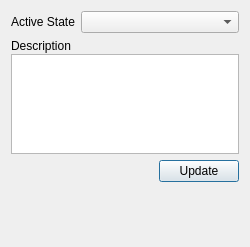
<?xml version="1.0" encoding="UTF-8"?>
<ui version="4.0">
 <class>EditorStateTransition</class>
 <widget class="QFrame" name="EditorStateTransition">
  <property name="geometry">
   <rect>
    <x>0</x>
    <y>0</y>
    <width>250</width>
    <height>247</height>
   </rect>
  </property>
  <property name="sizePolicy">
   <sizepolicy hsizetype="MinimumExpanding" vsizetype="Preferred">
    <horstretch>0</horstretch>
    <verstretch>0</verstretch>
   </sizepolicy>
  </property>
  <property name="minimumSize">
   <size>
    <width>250</width>
    <height>200</height>
   </size>
  </property>
  <property name="windowTitle">
   <string/>
  </property>
  <property name="frameShape">
   <enum>QFrame::NoFrame</enum>
  </property>
  <property name="frameShadow">
   <enum>QFrame::Raised</enum>
  </property>
  <layout class="QVBoxLayout" name="verticalLayout">
   <item>
    <layout class="QHBoxLayout" name="horizontalLayout">
     <item>
      <widget class="QLabel" name="label">
       <property name="sizePolicy">
        <sizepolicy hsizetype="Preferred" vsizetype="Preferred">
         <horstretch>0</horstretch>
         <verstretch>0</verstretch>
        </sizepolicy>
       </property>
       <property name="minimumSize">
        <size>
         <width>50</width>
         <height>0</height>
        </size>
       </property>
       <property name="text">
        <string>Active State</string>
       </property>
      </widget>
     </item>
     <item>
      <widget class="QComboBox" name="activeStateComboBox">
       <property name="sizePolicy">
        <sizepolicy hsizetype="MinimumExpanding" vsizetype="Fixed">
         <horstretch>0</horstretch>
         <verstretch>0</verstretch>
        </sizepolicy>
       </property>
       <property name="minimumSize">
        <size>
         <width>100</width>
         <height>0</height>
        </size>
       </property>
       <property name="toolTip">
        <string>&lt;html&gt;&lt;head/&gt;&lt;body&gt;&lt;p&gt;Select the active state from the list of available states (string).&lt;/p&gt;&lt;/body&gt;&lt;/html&gt;</string>
       </property>
      </widget>
     </item>
    </layout>
   </item>
   <item>
    <layout class="QHBoxLayout" name="horizontalLayout_6">
     <item>
      <layout class="QVBoxLayout" name="verticalLayout_4">
       <property name="spacing">
        <number>1</number>
       </property>
       <item>
        <widget class="QLabel" name="label_5">
         <property name="minimumSize">
          <size>
           <width>80</width>
           <height>0</height>
          </size>
         </property>
         <property name="text">
          <string>Description</string>
         </property>
        </widget>
       </item>
       <item>
        <widget class="QTextEdit" name="descriptionEdit">
         <property name="enabled">
          <bool>true</bool>
         </property>
         <property name="sizePolicy">
          <sizepolicy hsizetype="Expanding" vsizetype="Fixed">
           <horstretch>0</horstretch>
           <verstretch>0</verstretch>
          </sizepolicy>
         </property>
         <property name="minimumSize">
          <size>
           <width>100</width>
           <height>50</height>
          </size>
         </property>
         <property name="maximumSize">
          <size>
           <width>16777215</width>
           <height>100</height>
          </size>
         </property>
         <property name="toolTip">
          <string>&lt;html&gt;&lt;head/&gt;&lt;body&gt;&lt;p&gt;Description of the object.&lt;/p&gt;&lt;/body&gt;&lt;/html&gt;</string>
         </property>
         <property name="frameShape">
          <enum>QFrame::StyledPanel</enum>
         </property>
         <property name="readOnly">
          <bool>true</bool>
         </property>
        </widget>
       </item>
      </layout>
     </item>
    </layout>
   </item>
   <item>
    <layout class="QHBoxLayout" name="horizontalLayout_2">
     <item>
      <spacer name="horizontalSpacer">
       <property name="orientation">
        <enum>Qt::Horizontal</enum>
       </property>
       <property name="sizeHint" stdset="0">
        <size>
         <width>40</width>
         <height>20</height>
        </size>
       </property>
      </spacer>
     </item>
     <item>
      <widget class="QPushButton" name="updateButton">
       <property name="toolTip">
        <string>&lt;html&gt;&lt;head/&gt;&lt;body&gt;&lt;p&gt;Update the active state.&lt;/p&gt;&lt;/body&gt;&lt;/html&gt;</string>
       </property>
       <property name="text">
        <string>Update</string>
       </property>
       <property name="autoDefault">
        <bool>true</bool>
       </property>
       <property name="default">
        <bool>true</bool>
       </property>
      </widget>
     </item>
    </layout>
   </item>
   <item>
    <spacer name="verticalSpacer">
     <property name="orientation">
      <enum>Qt::Vertical</enum>
     </property>
     <property name="sizeHint" stdset="0">
      <size>
       <width>20</width>
       <height>10</height>
      </size>
     </property>
    </spacer>
   </item>
  </layout>
 </widget>
 <resources/>
 <connections/>
</ui>
